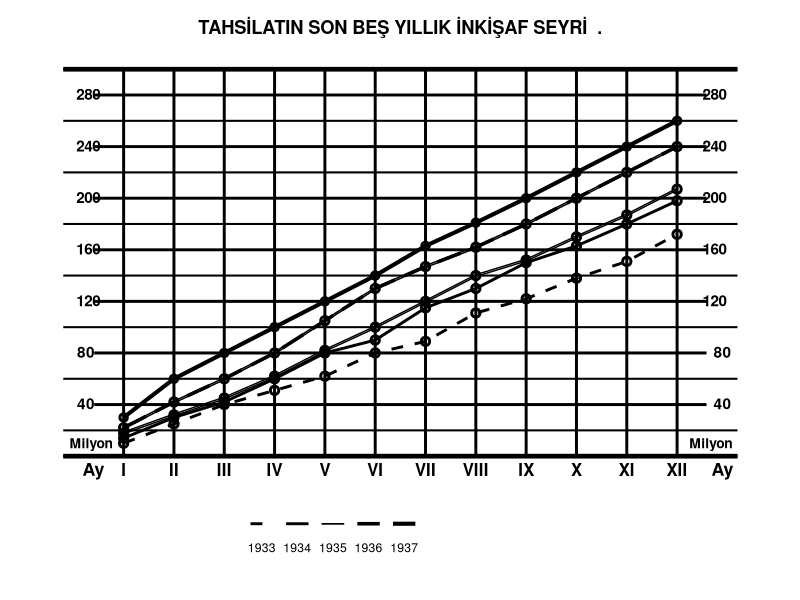

Generate this figure with R:
library(ggplot2)
ay <- rep(c(1:12),5)
uc <- c(10,25,40,51,62,80,89,111,122,138,151,172)
dort <- c(14,30,42,60,80,90,115,130,150,163,180,198)
bes <- c(18,32,45,62,82,100,120,140,152,170,187,207)
alti <- c(22,42,60,80,105,130,147,162,180,200,220,240)
yedi <- c(30,60,80,100,120,140,163,181,200,220,240,260)
deger <- c(uc,dort,bes,alti,yedi)
grup <- rep(c("1933","1934","1935","1936","1937"), each = length(uc))

tahsilat <- data.frame(ay, deger, grup)

ggplot(tahsilat, aes(x = ay, y = deger ,linetype = grup)) +
  geom_line(data = subset(tahsilat, grup == "1933"), size = 1) +
  geom_line(data = subset(tahsilat, grup == "1934"), size = 1) +
  geom_line(data = subset(tahsilat, grup == "1935"), aes(y = deger - 0.7)) + 
  geom_line(data = subset(tahsilat, grup == "1935"), aes(y = deger + 0.7)) +
  geom_line(data = subset(tahsilat, grup == "1936"), size = 1.2) + 
    geom_line(data = subset(tahsilat, grup == "1936"), aes(y = deger - 0.7), linetype = "solid") + 
    geom_line(data = subset(tahsilat, grup == "1936"), aes(y = deger + 0.7), linetype = "solid") +
  geom_line(data = subset(tahsilat, grup == "1937"),size = 1.4) +
  geom_point(data = subset(tahsilat, grup == "1933"), shape = 21,stroke = 1.5, size = 1.8) +
  geom_point(data = subset(tahsilat, grup == "1934"), shape = 21, stroke = 1.5, size = 1.8) +
  geom_point(data = subset(tahsilat, grup == "1935"), shape = 21, stroke = 1.5, size = 1.8) +
  geom_point(data = subset(tahsilat, grup == "1936"), shape = 21, stroke = 1.5,size = 1.8) +
  geom_point(data = subset(tahsilat, grup == "1937"), shape = 21, stroke = 1.5, size = 1.5) +
  ggtitle(label = "TAHSİLATIN SON BEŞ YILLIK İNKİŞAF SEYRİ  .\n") +
  theme_classic() +
  coord_cartesian(clip = 'off') +
  annotate("rect", color = "white", fill = "white", xmin = -0.2, xmax = 0.4, ymin = seq(35,275,40), ymax = seq(45,285,40)) +
  annotate("rect", color = "white", fill = "white", xmin = 12.6, xmax = 13.2, ymin = seq(35,275,40), ymax = seq(45,285,40)) +
  annotate("text", color = "black", x = c(0.25,12.9), y = 41, label = "40", fontface = "bold") +
  annotate("text", color = "black", x = c(0.25,12.9), y = 81, label = "80", fontface = "bold") +
  scale_x_continuous(breaks = c(1:12),
                     labels = c(paste(as.roman(1:12))),
                     limits = c(-0.2,13.2),
                     expand = c(0,0),
                     sec.axis = dup_axis()) +
  scale_y_continuous(breaks = seq(0,280,40),
                     labels = c("","","","120","160","200","240","280"),
                     limits = c(0,300),
                     expand = c(0,0),
                     sec.axis = dup_axis()) +
    annotate("text", x = c(0.35,12.67), y = 10, label = "Milyon", fontface = "bold", size = 3.5) +
  annotate("text", x = c(0.4,12.9), y = 0, label = "Ay", fontface = "bold", vjust = 1.5, size = 4.5) +
  scale_linetype_manual(values = c("dashed","solid","solid","longdash","solid")) +
  theme(legend.direction = "horizontal",
        legend.title = element_blank(),
        legend.position = c(0.4, -0.2),
        legend.spacing.x = unit(2.5,"cm"),
        legend.box = "vertical") +  
  guides(linetype = guide_legend(label.position = "bottom")) +
  theme(panel.grid.major = element_line(colour = "black", size = 1),
        panel.grid.minor.y = element_line(color = "black", size = 0.7),
        plot.margin = unit(c(1,0,6,0), "lines"),
        axis.title = element_blank(),
        axis.text.y.left = element_text(size = 11, face = "bold", color = "black", vjust = 0.4, hjust = 2.35),
        axis.text.y.right = element_text(size = 11, face = "bold", color = "black", vjust = 0.4, hjust = -1.32),
        axis.text.x.bottom = element_text(size = 12, face = "bold", color = "black"),
        axis.text.x.top = element_blank(),
        axis.ticks = element_blank(),
        axis.line.y = element_blank(),
        axis.line.x = element_line(size = 1.6),
        plot.title = element_text(hjust = 0.5, face = "bold"))
